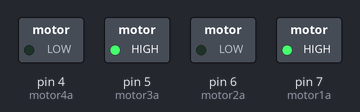
Simulated run of this sketch. Board: Arduino Uno, built with avr-gcc and run on an emulated ATmega328P. Parts: switched loads named in the sketch (green lamp = pin HIGH).

Above: at 1.5 s.
At 4.5 s:
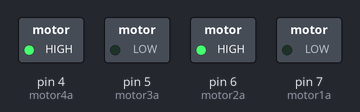
Timing chart, 0 to 7.8 s (numbered marks = the images above):
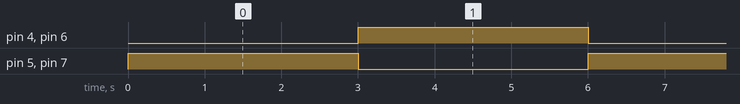

The sketch:

Motortest1.ino
```cpp
const int motor1a = 7;
const int motor2a = 6;
const int motor3a = 5;
const int motor4a = 4;


 void setup()
 {
   pinMode(motor1a,OUTPUT);
   pinMode(motor2a,OUTPUT);
   pinMode(motor3a,OUTPUT);
   pinMode(motor4a,OUTPUT);

 }

 void loop()
 {
  digitalWrite(motor1a,HIGH);
   digitalWrite(motor2a,LOW);
   digitalWrite(motor3a,HIGH);
   digitalWrite(motor4a,LOW);
   delay(3000);
   digitalWrite(motor1a,LOW);
   digitalWrite(motor2a,HIGH);
   digitalWrite(motor3a,LOW);
   digitalWrite(motor4a,HIGH);
   delay(3000);
 }
```

Measured:
- by itself, pin 4 (motor4a), pin 5 (motor3a), pin 6 (motor2a), pin 7 (motor1a): alternates HIGH for 3.0 s and LOW for 3.0 s
